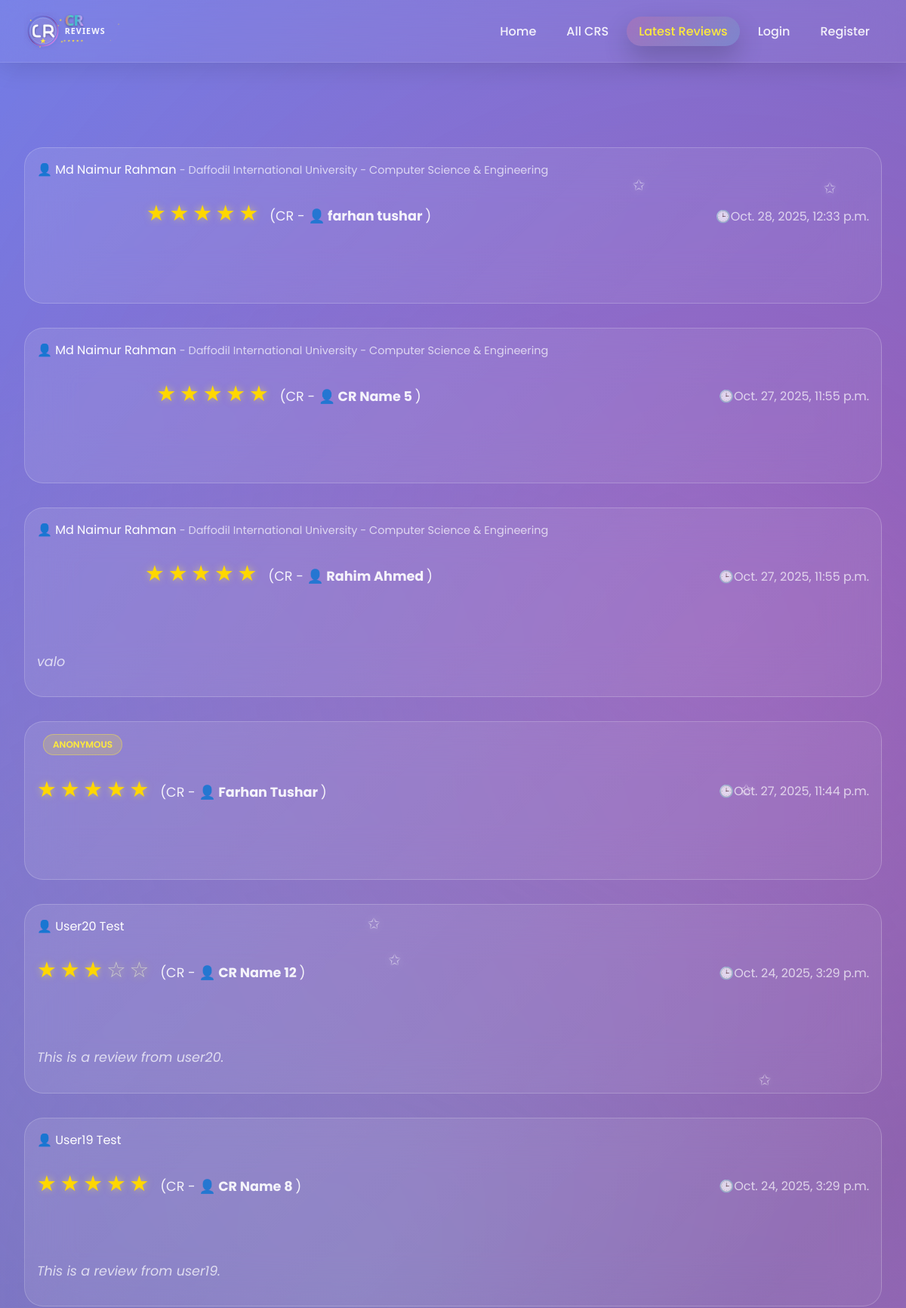
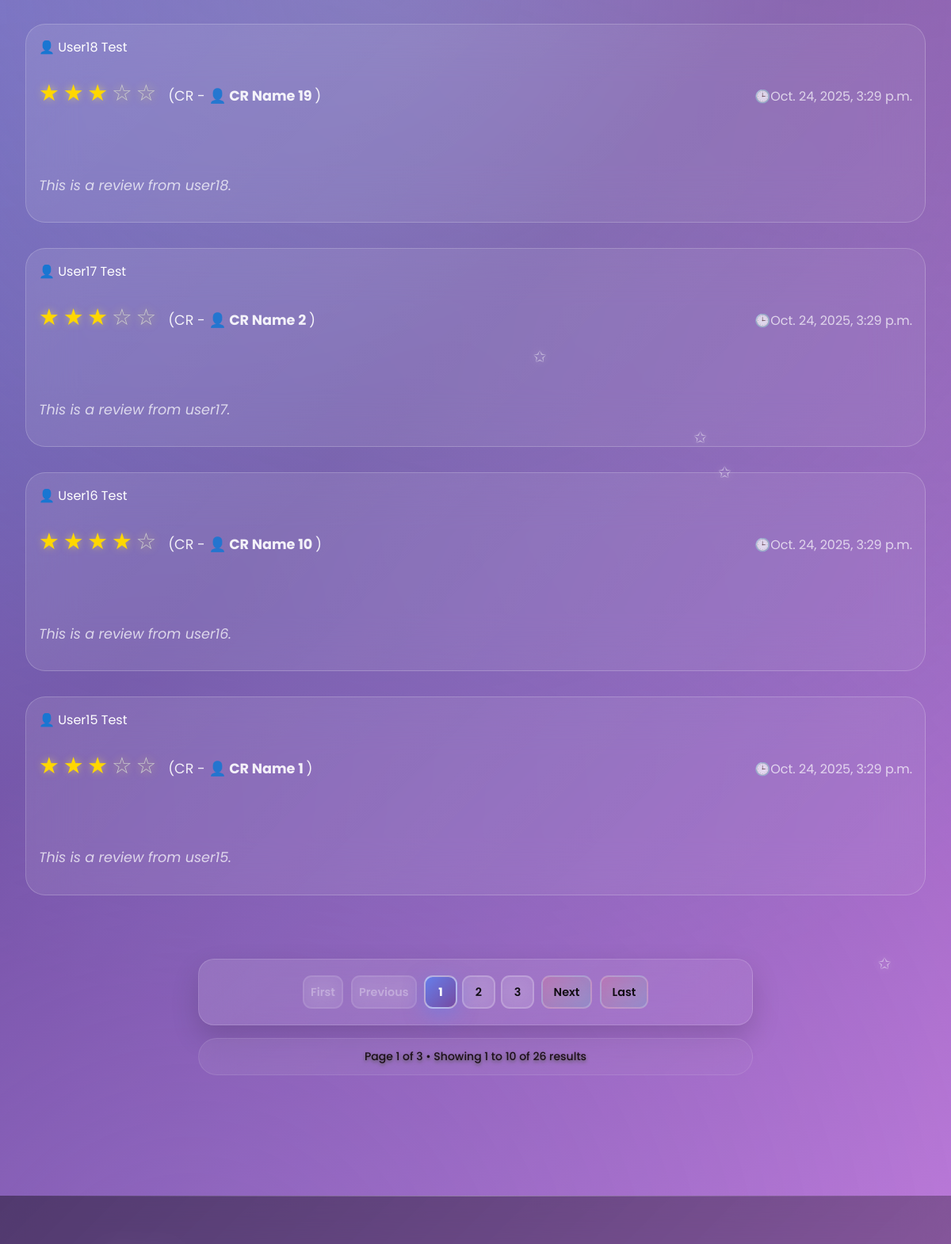
Before: /latest_reviews/ (upper part) with the older database file (2 pictures, top to bottom).
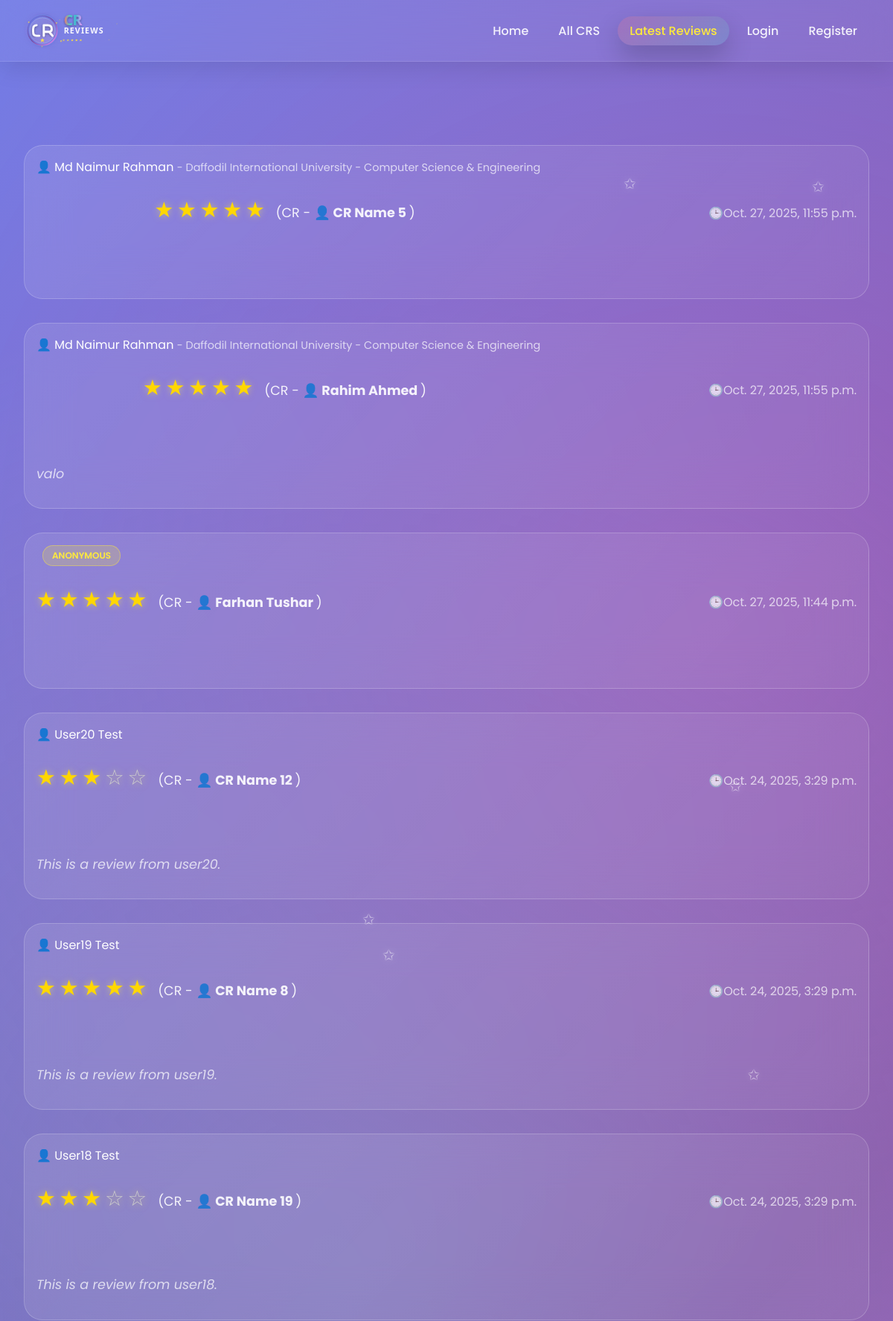
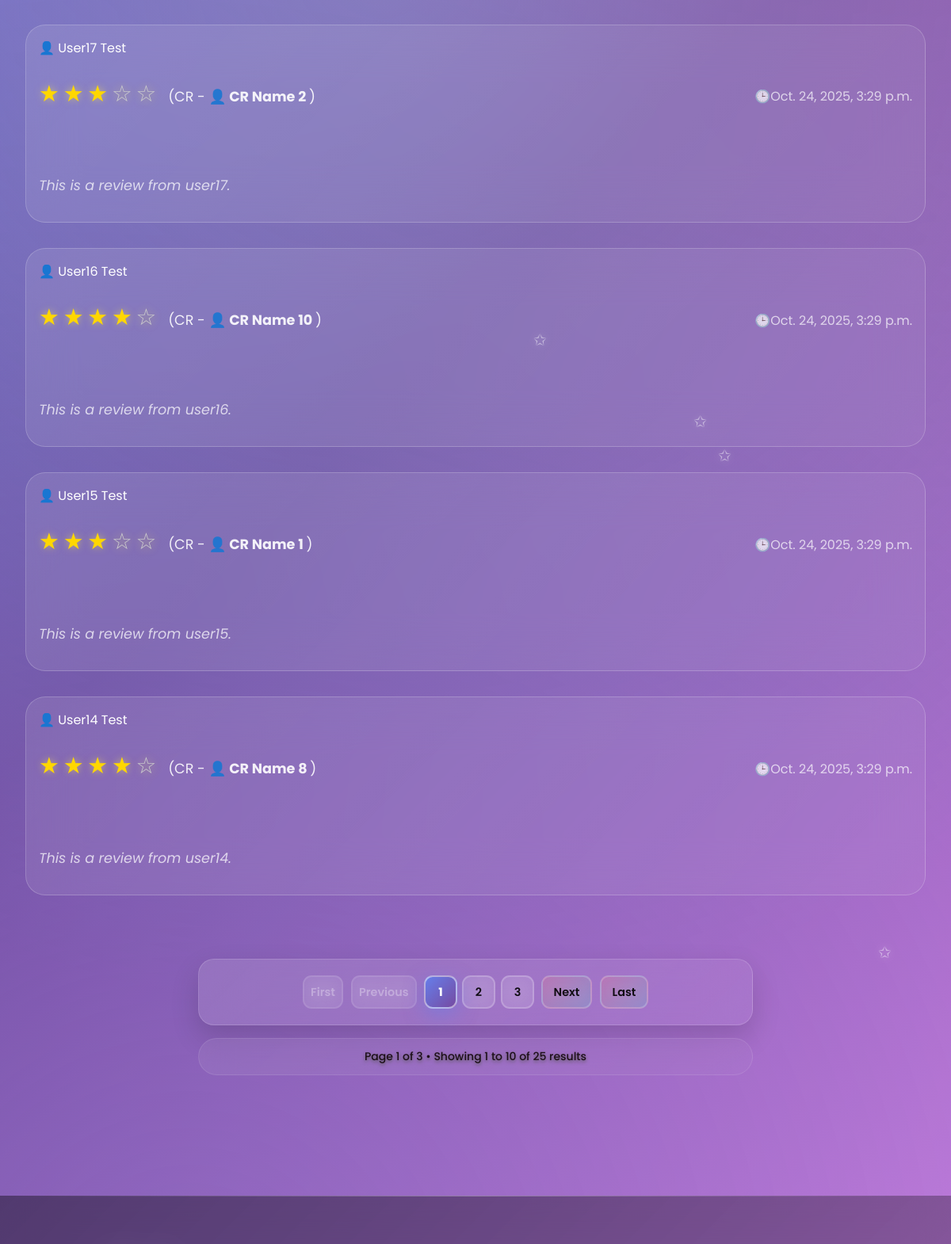
After: the same page with the newer database file (2 pictures, top to bottom).
### cr/models.py (models this page shows, shortened)
class Review(models.Model):
    user=models.ForeignKey('userprofile.User', on_delete=models.CASCADE,related_name='userreviews')
    cr_profile=models.ForeignKey(CrProfile, on_delete=models.CASCADE,related_name='cr_reviews')
    rating = models.PositiveSmallIntegerField()
    description = models.TextField(blank=True, null=True)
    is_anonymous = models.BooleanField(default=False)
    anonymous_name = models.CharField(max_length=100, blank=True, null=True)
    slug = models.SlugField(unique=True, blank=True)
    created_at = models.DateTimeField(auto_now_add=True)
    updated_at = models.DateTimeField(auto_now=True)
    deleted_at = models.DateTimeField(blank=True, null=True)
    class Meta:
        unique_together = [['user', 'cr_profile']]
        ordering = ['-created_at']

class University(models.Model):
    Public = "Public"
    Private = "Private"
    university_type = [
        (Public,"Public"),
        (Private,"Private"),
    ]
    title =models.CharField(max_length=100,unique=True,blank=False,null=False)
    type =models.CharField(max_length=100,choices=university_type)
    address=models.CharField(max_length=150, blank=True, null=True)
    slug=models.SlugField(blank=True,unique=True)
    created_at=models.DateTimeField(auto_now_add=True)
    updated_at=models.DateTimeField(auto_now=True)
    daleted_at=models.DateTimeField(auto_now=True,blank=True,null=True)
    def __str__(self):
        return self.title

class Department(models.Model):
    title=models.CharField(max_length=50,unique=True,blank=False,null=False)
    code=models.CharField(max_length=50,unique=True,blank=True,null=True)
    slug=models.SlugField(blank=True,unique=True)
    created_at=models.DateTimeField(auto_now_add=True)
    updated_at=models.DateTimeField(auto_now=True)
    daleted_at=models.DateTimeField(auto_now=True,blank=True,null=True)
    def __str__(self):
        return self.title

class CrProfile(models.Model):
    user=models.OneToOneField('userprofile.User', on_delete=models.CASCADE,related_name='user_profile')
    university=models.ForeignKey(University, on_delete=models.CASCADE,related_name='university_crs')
    department=models.ForeignKey(Department, on_delete=models.CASCADE,related_name='department_crs')
    cr_status = models.CharField(
    max_length=20,
    choices=[('Present', 'Present CR'), ('Former', 'Former CR')],
    default='Present'
    )
    profile_picture = models.ImageField(upload_to='cr_profile_pictures/', blank=True, null=True)
    name = models.CharField(max_length=100)
    gender = models.CharField(choices=[('M', 'Male'), ('F', 'Female')], max_length=1)
    email = models.EmailField(blank=True, null=True)
    phone = models.CharField(max_length=30, blank=True, null=True)
    st_id = models.CharField(max_length=50, unique=True)
    batch = models.CharField(max_length=20)
    dept_batch = models.CharField(max_length=20 , blank=True, null=True)
    section = models.CharField(max_length=10)
    bio = models.TextField(blank=True, null=True)
    date_of_birth = models.DateField(blank=True, null=True)
    slug = models.SlugField(unique=True, blank=True)
    facebook_url = models.URLField(default='https://www.facebook.com/')
    instagram_url = models.URLField(default='https://www.instagram.com/')
    linkedin_url = models.URLField(default='https://www.linkedin.com/')
    created_at=models.DateTimeField(auto_now_add=True)
    updated_at=models.DateTimeField(auto_now=True)
    deleted_at=models.DateTimeField(auto_now=True,blank=True,null=True)

### userprofile/models.py (models this page shows, shortened)
class User(AbstractBaseUser,PermissionsMixin):
    university=models.ForeignKey(University, on_delete=models.SET_NULL,related_name='university',null=True,blank=True)
    department=models.ForeignKey(Department, on_delete=models.SET_NULL,related_name='department',null=True,blank=True)
    profile_picture=models.ImageField(upload_to=user_profile_picture_path,null=True,blank=True)
    first_name = models.CharField(max_length=50)
    last_name = models.CharField(max_length=50)
    gender = models.CharField(choices=[('M', 'Male'), ('F', 'Female')], max_length=1)
    email = models.EmailField(unique=True)
    phone=models.CharField(max_length=20,null=True,blank=True)
    date_of_birth=models.DateField(null=True,blank=True)
    student_id=models.CharField(max_length=50,unique=True,null=True,blank=True)
    batch=models.CharField(max_length=20,null=True,blank=True)
    dept_batch = models.CharField(max_length=20 , blank=True, null=True)
    section=models.CharField(max_length=20,null=True,blank=True)
    bio=models.TextField(null=True,blank=True)
    facebook_url=models.URLField(default='https://www.facebook.com/')
    instagram_url=models.URLField(default='https://www.instagram.com/')
    linkedin_url=models.URLField(default='https://www.linkedin.com/')
    role=models.CharField(max_length=20, default='student')
    slug=models.SlugField(blank=True,unique=True)
    is_email_verified = models.BooleanField(default=False)
    email_verification_token = models.UUIDField(blank=True, null=True, editable=False)
    email_verification_token_created = models.DateTimeField(blank=True, null=True)
    password_reset_token = models.UUIDField(null=True, blank=True, editable=False)
    password_reset_token_created = models.DateTimeField(null=True, blank=True)
    is_active = models.BooleanField(default=True)
    is_staff = models.BooleanField(default=False)
    created_at = models.DateTimeField(auto_now_add=True)
    updated_at = models.DateTimeField(auto_now=True)
    deleted_at = models.DateTimeField(blank=True, null=True)
    USERNAME_FIELD = 'email'
    REQUIRED_FIELDS = ['first_name','last_name']
    objects = CustomUserManager()
    def get_full_name(self):
        return f"{self.first_name} {self.last_name}"

### cr/views.py (the view)
# urls.py: path('latest_reviews/',latest_reviews,name='latest_reviews'),
def latest_reviews(request):
    reviews=Review.objects.all().order_by('-created_at')
    paginator = Paginator(reviews,10)
    page_number = request.GET.get('page',1)
    try:
        reviews = paginator.page(page_number)
    except PageNotAnInteger:
        reviews = paginator.page(1)
    except EmptyPage:
        reviews = paginator.page(1)
    context={
        'review':reviews,
        'paginator':paginator,
    }
    return render(request,'latest_reviews.html',context)

### templates/latest_reviews.html (shortened to what this page needs)
{% extends 'base.html' %}
{% load  static %}
{% block content %}
    <div id="latest-reviews" class="page">
        <div class="container">
            <div class="section">
                 {% for review in review %}
                <div class="review-card">
                    <div class="review-header">
                        <div>
                    {% if review.is_anonymous %}
                        {% comment %} <span style="color: rgba(255,255,255,0.9);">
                            {{ review.get_reviewer_name }}
                        </span> {% endcomment %}
                    {% elif review.user %}
                        <a href="{% url 'user_view' review.user.slug %}" style="text-decoration: none; color: inherit;">
                            👤 {{ review.user.get_full_name }}
                        </a>
                    {% else %}
                        <span style="color: rgba(255,255,255,0.9);">
                            🕶️ Anonymous User
                        </span>
                    {% endif %}
                {% if not review.is_anonymous and review.user %}
                    {% if review.user.university or review.user.department %}
                        <span style="color: rgba(255,255,255,0.7); font-size: 0.9rem;">
                            -
                            {% if review.user.university %}
                                {{ review.user.university }}
                            {% endif %}
                            {% if review.user.department %}
                                {% if review.user.university %} - {% endif %}
                                {{ review.user.department }}
                            {% endif %}
                        </span>
                    {% endif %}
                {% else %}
                    <span style="display: inline-block; margin-left: 0.5rem; padding: 0.25rem 0.75rem; background: rgba(255, 235, 59, 0.2); border: 1px solid rgba(255, 235, 59, 0.4); border-radius: 20px; font-size: 0.75rem; font-weight: 600; color: #ffeb3b;">
                        ANONYMOUS
                    </span>
                {% endif %}
                            <div class="rating">
                                {% for i in "12345" %} {% if forloop.counter <= review.rating %}
                                <span class="star filled">★</span>
                                {% else %}
                                <span class="star">☆</span>
                                {% endif %}
                                {% endfor %}
                                <span class="review_cr">(CR - <strong><a href="{% url 'cr_profile' review.cr_profile.slug %}" style="text-decoration: none; color: inherit;">👤 {{review.cr_profile.name}}</a> </strong>)</span>
                            </div>
                        </div>
                        <div style="color: rgba(255,255,255,0.7); font-weight: 400;">🕒{{review.created_at}}</div>
                    </div>
                    <div class="review-text">
                        {{review.description}}
                    </div>
                </div>
                {% endfor %}
            </div>
            {% if review.has_other_pages %}
            <div class="pagination-section">
                <div class="pagination">
                    {% if review.has_previous %}
                        <a href="?page=1" class="pagination-btn pagination-first">
                            <span>First</span>
                        </a>
                        <a href="?page={{ review.previous_page_number }}" class="pagination-btn pagination-prev">
                            <span>Previous</span>
                        </a>
                    {% else %}
                        <span class="pagination-btn pagination-disabled">
                            <span>First</span>
                        </span>
                        <span class="pagination-btn pagination-disabled">
                            <span>Previous</span>
                        </span>
                    {% endif %}
                    <div class="pagination-numbers">
                        {% for num in review.paginator.page_range %}
                            {% if review.number == num %}
                                <span class="pagination-btn pagination-active">{{ num }}</span>
                            {% elif num > review.number|add:'-3' and num < review.number|add:'3' %}
                                <a href="?page={{ num }}" class="pagination-btn">{{ num }}</a>
                            {% endif %}
                        {% endfor %}
                    </div>
                    {% if review.has_next %}
                        <a href="?page={{ review.next_page_number }}" class="pagination-btn pagination-next">
                            <span>Next</span>
                        </a>
                        <a href="?page={{ review.paginator.num_pages }}" class="pagination-btn pagination-last">
                            <span>Last</span>
                        </a>
                    {% endif %}
                </div>
                <div class="pagination-info">
                    <p>Page {{ review.number }} of {{ review.paginator.num_pages }} • Showing {{ review.start_index }} to {{ review.end_index }} of {{ review.paginator.count }} results</p>
                </div>
            </div>
            {% endif %}
        </div>
    </div>
{% endblock content %}

### templates/base.html (shortened to what this page needs)
<!DOCTYPE html>
<html lang="en">
{% load static %}
<head>
    <link rel="stylesheet" href="{% static 'style.css' %}">
    <link rel="stylesheet" href="{% static 'add_cr.css' %}">
    <link rel="stylesheet" href="{% static 'user_dashboard.css' %}">
    <link rel="stylesheet" href="{% static 'edit_user_settings.css' %}">
    <link rel="stylesheet" href="{% static 'footer/about.css' %}">
    <link rel="stylesheet" href="{% static 'footer/developer.css' %}">
    <link rel="stylesheet" href="{% static 'footer/footer.css' %}">
</head>
<body>
    <nav class="navbar">
        <div class="nav-container">
            <a href="{% url 'home' %}"  style="display: flex; align-items: center; text-decoration: none;">
            <img src="{% static 'logo.svg' %}" alt="CR Reviews" style="height:50px !important; width:auto !important; margin-right:10px;">
            </a>
            <ul class="nav-links">
                <li>
                <a href="{% url 'home' %}" class="nav-link {% if request.resolver_match.url_name == 'home' %}active{% endif %}">
                    Home
                </a>
                </li>
                <li>
                <a href="{% url 'all_cr' %}" class="nav-link {% if request.resolver_match.url_name == 'all_cr' %}active{% endif %}">
                    All CRS
                </a>
                </li>
                <li>
                <a href="{% url 'latest_reviews' %}" class="nav-link {% if request.resolver_match.url_name == 'latest_reviews' %}active{% endif %}">
                Latest Reviews
                 </a>
                </li>
                {% if user.is_authenticated %}
                <li class="user-dropdown">
                <a href="{% url 'user_dashboard' user.slug %}" class="nav-link user-profile-btn">
                    <span class="user-avatar">
                    {% if user.profile_picture %}
                        <img src="{{ user.profile_picture.url }}" alt="{{ user.name }}" />
                    {% else %}
                        {{ user.first_name|first|upper }}
                    {% endif %}
                    </span>
                    <span class="user-name">{{user.first_name}}</span>
                    <span class="dropdown-arrow">▼</span>
                </a>
                <div class="dropdown-menu">
                    <div class="dropdown-header">
                        <div class="user-avatar-large">
                            {% if user.profile_picture %}
                            <img src="{{ user.profile_picture.url }}" alt="{{ user.name }}" />
                            {% else %}
                            <span>{{ user.first_name|first|upper }}</span>
                            {% endif %}
                        </div>
                        <div class="user-info">
                            <strong>{{user.first_name}} {{user.last_name}}</strong>
                            <small>{{user.role|capfirst}}</small>
                        </div>
                    </div>
                    <div class="dropdown-divider"></div>
                    <a href="{% url 'user_dashboard' user.slug %}" class="dropdown-item">
                        <span class="dropdown-icon">🧭</span>
                        Dashboard
                    </a>
                    <a href="{% url 'view_profile' user.slug %}" class="dropdown-item">
                        <span class="dropdown-icon">👤</span>
                        View Profile
                    </a>
                    <a href="{% url 'add_cr' %}" class="dropdown-item">
                        <span class="dropdown-icon">➕</span>
                        Add New CR
                    </a>
                    <a href="{% url 'settings' %}" class="dropdown-item">
                        <span class="dropdown-icon">⚙️</span>
                        Settings
                    </a>
                    <div class="dropdown-divider"></div>
                    <a href="{% url 'logout' %}" class="dropdown-item logout-btn">
                        <span class="dropdown-icon">🚪</span>
                        Logout
                    </a>
                </div>
                </li>
                {% else %}
                <li><a href="{% url 'login'%}" class="nav-link" >Login</a></li>
                <li><a href="{%url 'registration'%}" class="nav-link">Register</a></li>
                {% endif %}
            </ul>
        </div>
    </nav>
    {% block content %}
    {% endblock content %}
    {% include 'footer_page/footer.html' %}
</body>
</html>

### templates/footer_page/footer.html (shortened to what this page needs)
{% load static %}
<footer class="footer">
</footer>

Changed rows visible on the page:
removed Review: user.get_full_name "Md Naimur Rahman", user.university "Daffodil International University", user.department "Computer Science & Engineering", rating 5 (drawn), cr_profile.name "farhan tushar", created_at "Oct. 28, 2025, 12:33 p.m."
now on this page (row unchanged): Review: user.get_full_name "User14 Test", rating 4 (drawn), cr_profile.name "CR Name 8", created_at "Oct. 24, 2025, 3:29 p.m.", description "This is a review from user14."
Other visible differences:
{{ review.paginator.count }}: "26" → "25"
